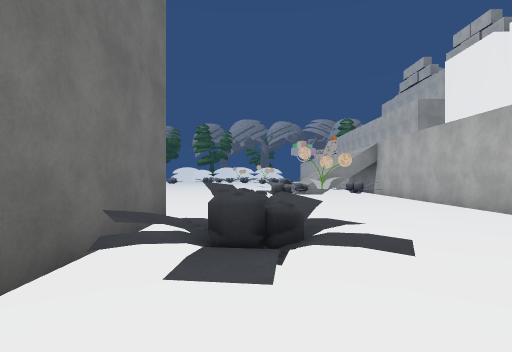
View 1 (above)

20 first-person views from a walk through a Unity game level. The camera is 1.5 m above the floor, looks level and sees 80° across. The floor is counted in squares, 2 m on a side. Each view is taken from the middle of a square. On the plan, view 1 faces up. The plan holds only what a view shows up to about 10 squares ahead; the rest is blank. The place goes on beyond the plan. The player is left out. Some surface patterns are stand-ins.

View 2
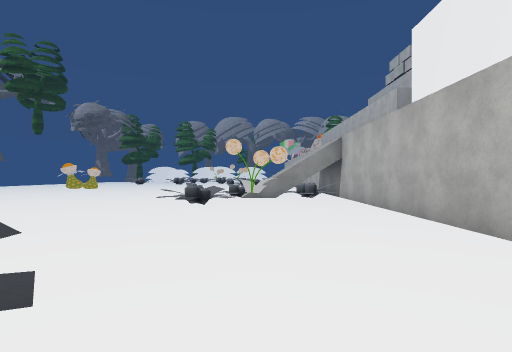

View 3
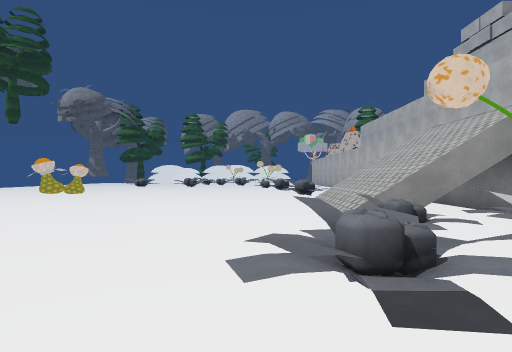

View 4
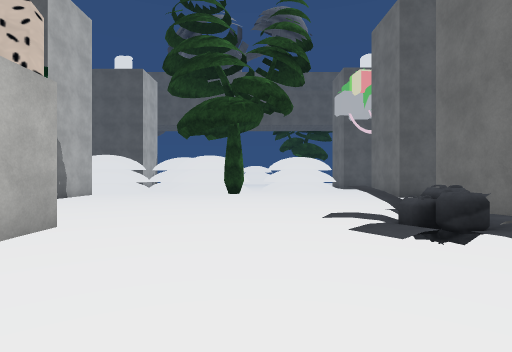

View 5
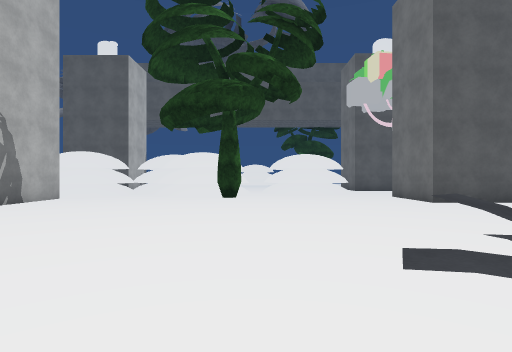

View 6
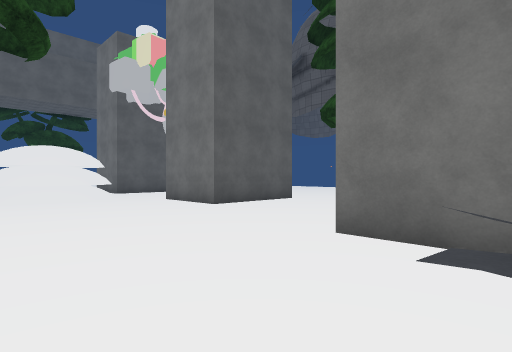

View 7
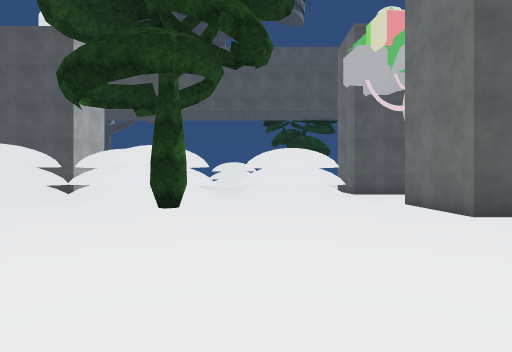

View 8
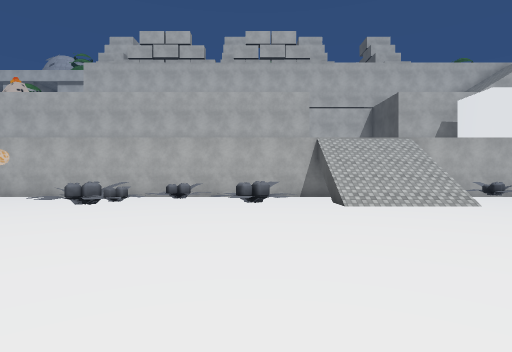

View 9
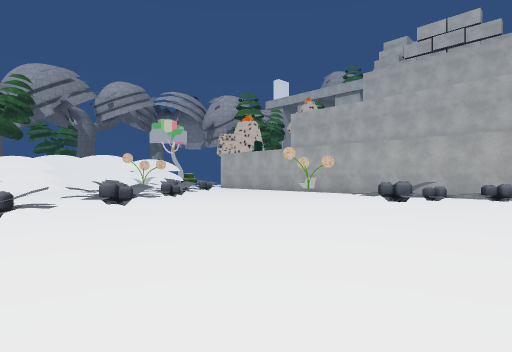

View 10
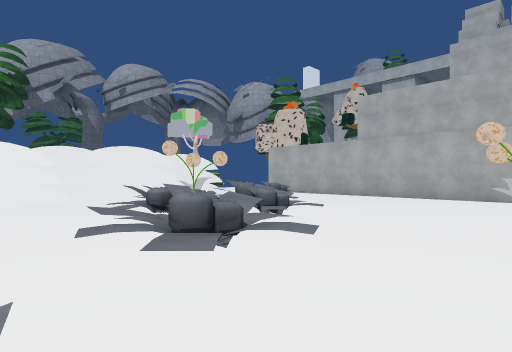

View 11
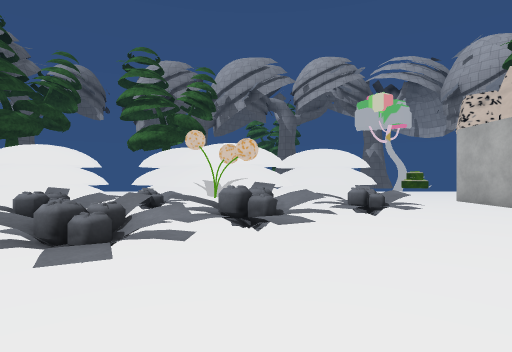

View 12
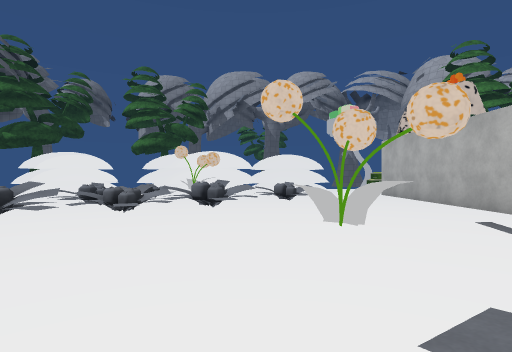

View 13
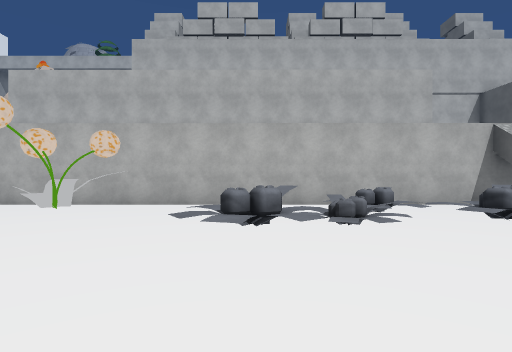

View 14
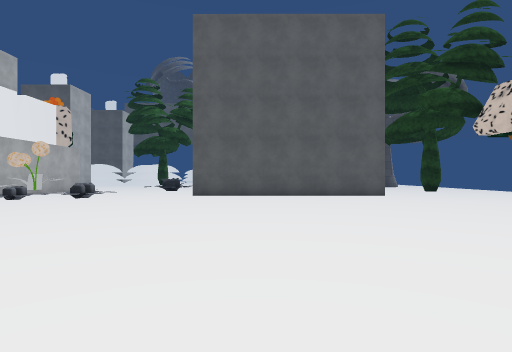

View 15
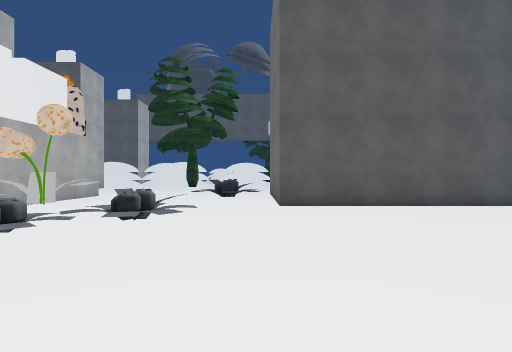

View 16
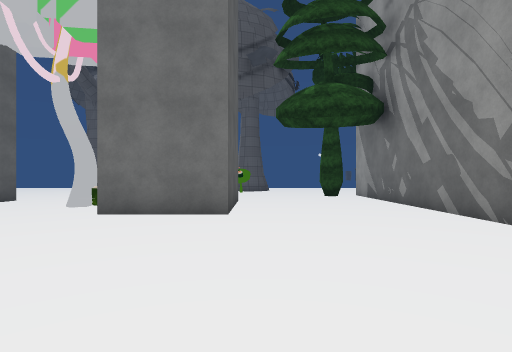

View 17
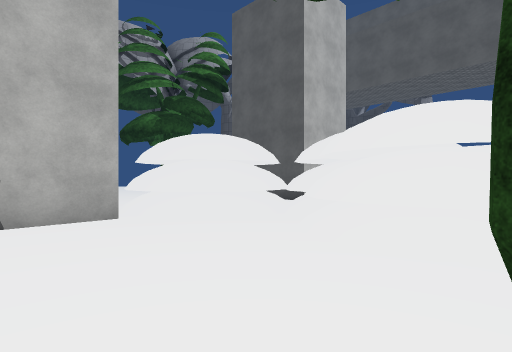

View 18
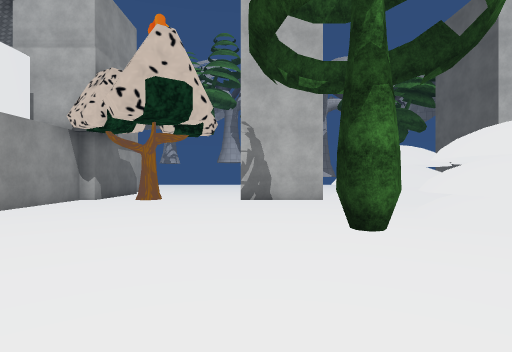

View 19
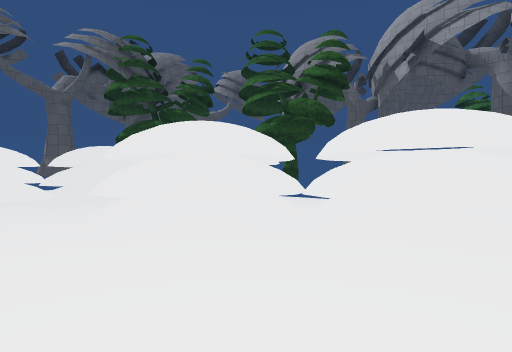

View 20
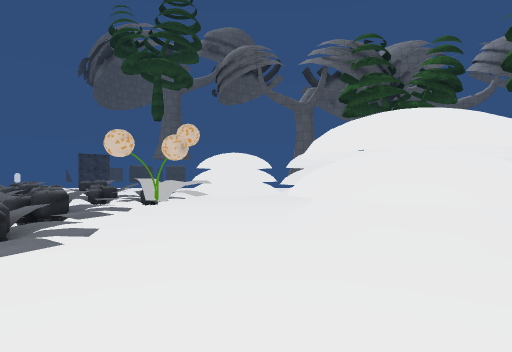

### Floor plan
Key: @ floor where view 1 was taken; # wall or solid block; . main floor; : floor 0.5 m higher than the main floor; + floor 0.75 m higher than the main floor; * floor 1 m higher than the main floor; / step, stairs or slope; = window, fence, low wall or low ledge; P plant; T tree; O other object.
Columns run from 7 left of view 1 to 10 right of it. Each row starts with its distance up from view 1.
 39     ..
 38     ..
 37
 36        #  #
 35  ##########..
 34 ##.#####....#
 33 #...###.....#
 32 . O.........#
 31 .OO.........#
 30 .O..O.POO...#
 29  ..OO/O/O...#
 28 ...OOO/.....#
 27 O.:+OO......#
 26  .OO........#
 25 OO......P...#
 24 O.......P...#
 23 ........//..#
 22 ......./O/..#
 21 .......O*...#
 20 .........OO.#
 19 ........//..#
 18  ......./O/.#
 17 ........//..#
 16 .........///#
 15 .........///=
 14 .........///=
 13 .........///=
 12 ............#
 11 ..........OO#
 10 ........OP.O#
  9 .......OP...#
  8 ........O...#
  7 ............#
  6 ............#
  5 ######......#
  4      #./....#
  3      #/O/...#
  2      ##O/...#####
  1      #..........#
  0 ######.@.........
 -1 ................T
 -2 T................
 -3 .................
 -4 ................#
 -5  ####.....T.....#
 -6     #...........#
 -7     #..........###
 -8   #.......######
 -9   ...####.#

Positions as (right, up) in squares from view 1, and headings:
1: (0, 0), facing up
2: (2, 2), facing up
3: (0, 7), facing up
4: (2, 6), facing down
5: (2, 4), facing down
6: (2, 2), facing down-left
7: (1, 1), facing down
8: (-6, 18), facing right
9: (-7, 19), facing up-right
10: (-6, 24), facing up-right
11: (-1, 25), facing up
12: (0, 22), facing up
13: (-3, 22), facing right
14: (-4, 17), facing down
15: (-1, 13), facing down
16: (3, -4), facing left
17: (3, -4), facing down-right
18: (-1, -4), facing right
19: (3, 31), facing up-left
20: (3, 32), facing left
